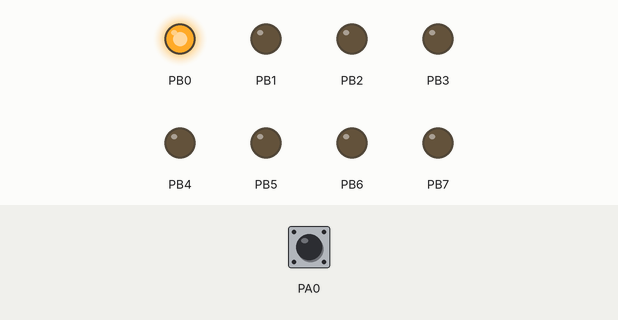
Bench run of a program on a simulated ATmega1284P, built with avr-gcc and emulated at 8 MHz. On the bench: output pins drawn as LEDs (lit = HIGH). Inputs (shaded band) come from the test bench; at power-on: PA0 HIGH.

Above: at 1.2 s.
1.3 s: PA0 pulled LOW for 0.15 s
At 1.37 s:
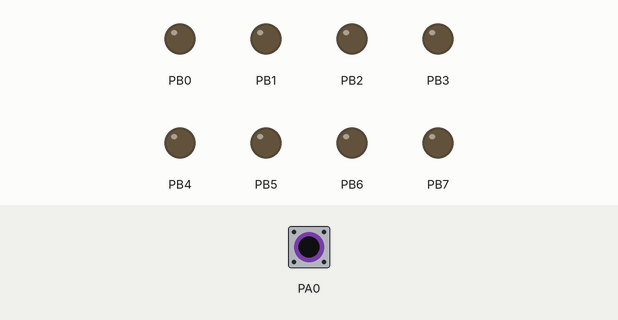
2.9 s: PA0 pulled LOW for 3.2 s
At 7.3 s:
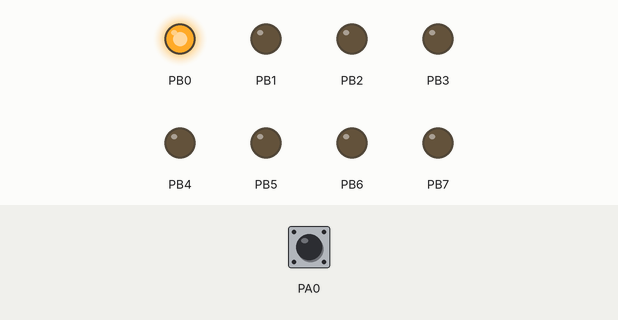
Timing chart, 0 to 8.8 s (numbered marks = the images above; inputs shaded):
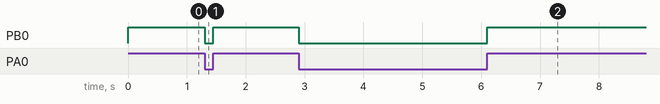

Measured:
- after the input at 1.3 s, PB0: HIGH → LOW at once, → HIGH 0.15 s later
- after the input at 2.9 s, PB0: HIGH → LOW at once, → HIGH 3.2 s later

The program:

main.c
```c
#include <avr/io.h>
#ifdef _SIMULATE_
#include "simAVRHeader.h"
#endif

int main(void) {
	DDRA = 0x00; PORTA = 0xFF; // Configure port A's 8 pins as inputs
	DDRB = 0xFF; PORTB = 0x00; // Configure port B's 8 pins as outputs, initialize to 0s
	unsigned char tmpB = 0x00; // Temporary variable to hold the value of B
	unsigned char tmpA = 0x00; // Temporary variable to hold the value of A
while(1) {
		// 1) Read input
		tmpA = PINA & 0x01;
		// 2) Perform computation
		// if PA0 is 1, set PB1PB0 = 01, else = 10
		if (tmpA == 0x01) { // True if PA0 is 1
			tmpB =  0x01; // Sets tmpB to bbbbbb01
							 // (clear rightmost 2 bits, then set to 01)
		} else {
			tmpB = 0x00; // Sets tmpB to bbbbbb10
							 // (clear rightmost 2 bits, then set to 10)
		}
	// 3) Write output
PORTB = tmpB;
	}
	return 0;
}
```

simAVRHeader.h
```c
/* Debug information for SimAVR */
#include <stdio.h>
#ifndef F_CPU
#define F_CPU 8000000
#endif

#include <avr/sleep.h>
#include "include/simavr/avr/avr_mcu_section.h"
AVR_MCU(F_CPU,"atmega1284");
AVR_MCU_VCD_FILE("build/results/Lab2_introToAVR_trace.vcd",1000);

const struct avr_mmcu_vcd_trace_t _mytrace[] _MMCU_ = {
    { AVR_MCU_VCD_SYMBOL("PINA0"), .mask = 1 << 0,.what = (void*)&PINA, } , // Example individual pin
    { AVR_MCU_VCD_SYMBOL("PORTB"), .what = (void*)&PORTB, } , // Example full port
};

/* Function to output through UART */
static int uart_putchar(char c, FILE *stream) {
    if (c == '\n') {
        uart_putchar('\r',stream);
    }
    loop_until_bit_is_set(UCSR0A,UDRE0);
    UDR0 = c;
    return 0;
}

/* Setup filestream for debugging */
FILE mystdout = FDEV_SETUP_STREAM(uart_putchar,NULL,_FDEV_SETUP_WRITE);
/* End SimAVR section */
```
